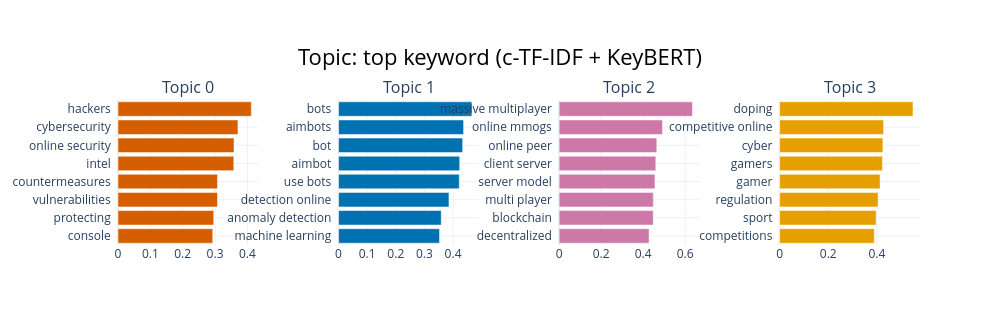

The notebook cell saved with this chart:
### Code cell
# Barchart top keywords per topic (HTML interattivo + PNG statica)
n_show = min(20, len([t for t in topic_model.get_topics() if t >= 0]))

fig_bar = topic_model.visualize_barchart(
    top_n_topics=n_show, n_words=8,
    title='Topic: top keyword (c-TF-IDF + KeyBERT)'
)
fig_bar.write_html(str(OUT / '08_03_topic_barchart.html'))
fig_bar.show()

### Figure 1 — Plotly figure (JSON) as saved in the notebook; plotly's stock layout.template omitted (floating-point values rounded to 4 significant figures)
{"data": [{"marker": {"color": "#D55E00"}, "orientation": "h", "type": "bar", "x": [0.2929, 0.296, 0.3075, 0.3075, 0.358, 0.3587, 0.3708, 0.4122], "xaxis": "x", "y": ["console  ", "protecting  ", "vulnerabilities  ", "countermeasures  ", "intel  ", "online security  ", "cybersecurity  ", "hackers  "], "yaxis": "y"}, {"marker": {"color": "#0072B2"}, "orientation": "h", "type": "bar", "x": [0.3527, 0.3588, 0.3858, 0.4217, 0.4232, 0.4336, 0.4368, 0.4658], "xaxis": "x2", "y": ["machine learning  ", "anomaly detection  ", "detection online  ", "use bots  ", "aimbot  ", "bot  ", "aimbots  ", "bots  "], "yaxis": "y2"}, {"marker": {"color": "#CC79A7"}, "orientation": "h", "type": "bar", "x": [0.4284, 0.4484, 0.4486, 0.4565, 0.4605, 0.4652, 0.4922, 0.6349], "xaxis": "x3", "y": ["decentralized  ", "blockchain  ", "multi player  ", "server model  ", "client server  ", "online peer  ", "online mmogs  ", "massive multiplayer  "], "yaxis": "y3"}, {"marker": {"color": "#E69F00"}, "orientation": "h", "type": "bar", "x": [0.3894, 0.397, 0.4051, 0.4132, 0.423, 0.4248, 0.4276, 0.5486], "xaxis": "x4", "y": ["competitions  ", "sport  ", "regulation  ", "gamer  ", "gamers  ", "cyber  ", "competitive online  ", "doping  "], "yaxis": "y4"}], "layout": {"annotations": [{"font": {"size": 16}, "showarrow": false, "text": "Topic 0", "x": 0.0875, "xanchor": "center", "xref": "paper", "y": 1, "yanchor": "bottom", "yref": "paper"}, {"font": {"size": 16}, "showarrow": false, "text": "Topic 1", "x": 0.3625, "xanchor": "center", "xref": "paper", "y": 1, "yanchor": "bottom", "yref": "paper"}, {"font": {"size": 16}, "showarrow": false, "text": "Topic 2", "x": 0.6375, "xanchor": "center", "xref": "paper", "y": 1, "yanchor": "bottom", "yref": "paper"}, {"font": {"size": 16}, "showarrow": false, "text": "Topic 3", "x": 0.9125, "xanchor": "center", "xref": "paper", "y": 1, "yanchor": "bottom", "yref": "paper"}], "height": 325, "hoverlabel": {"bgcolor": "white", "font": {"family": "Rockwell", "size": 16}}, "showlegend": false, "title": {"font": {"color": "Black", "size": 22}, "text": "Topic: top keyword (c-TF-IDF + KeyBERT)", "x": 0.5, "xanchor": "center", "yanchor": "top"}, "width": 1000, "xaxis": {"anchor": "y", "domain": [0, 0.175], "showgrid": true}, "xaxis2": {"anchor": "y2", "domain": [0.275, 0.45], "showgrid": true}, "xaxis3": {"anchor": "y3", "domain": [0.55, 0.725], "showgrid": true}, "xaxis4": {"anchor": "y4", "domain": [0.825, 1], "showgrid": true}, "yaxis": {"anchor": "x", "domain": [0, 1], "showgrid": true}, "yaxis2": {"anchor": "x2", "domain": [0, 1], "showgrid": true}, "yaxis3": {"anchor": "x3", "domain": [0, 1], "showgrid": true}, "yaxis4": {"anchor": "x4", "domain": [0, 1], "showgrid": true}}}
